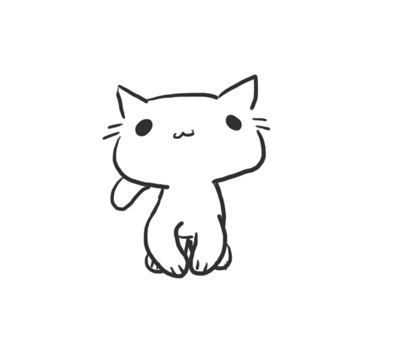
#> input picture cat.gif, 400 x 364 px, found by its file name
$ python crop_gif.py
#> lines starting #> are read from the running program, lines starting #| are printed output that depends on the picture
#!/usr/bin/env python3
"""
裁剪GIF边缘空白区域
"""
from PIL import Image, ImageSequence

def crop_gif(input_path, output_path, left=0, top=0, right=0, bottom=0):
#> called with left = 40, top = 40, right = 40, bottom = 40
    img = Image.open(input_path)
#> img is the input picture: PIL image 400x364 P; min 35, max 255, mean 249.2
    orig_w, orig_h = img.size
#> orig_w = 400; orig_h = 364

    new_w = orig_w - left - right
#> new_w = 320
    new_h = orig_h - top - bottom
#> new_h = 284

    print(f"Original: {orig_w}x{orig_h}")
#| Original: 400x364
    print(f"Crop: left={left}, top={top}, right={right}, bottom={bottom}")
    print(f"New size: {new_w}x{new_h}")
#| New size: 320x284

    frames = []
    durations = []
    disposal = []

    for frame in ImageSequence.Iterator(img):
        frames.append(frame.copy())
        durations.append(frame.info.get('duration', 100))
        disposal.append(frame.disposal_method)
#> this loop made 58 passes
#> after the loop, disposal = 58 values from 1 to 1; durations = 58 values from 70 to 70; frames = 58 items

    cropped_frames = []
    for frame in frames:
        cropped = frame.crop((left, top, orig_w - right, orig_h - bottom))
        cropped_frames.append(cropped)
#> this loop made 58 passes
#> pass 1, in crop_gif, `cropped = frame.crop((left, top, orig_w - right, orig_h - bottom))`:
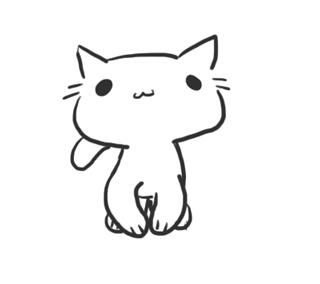
#> cropped: PIL image 320x284 P; min 35, max 255, mean 245.7
#> pass 2, in crop_gif, `cropped = frame.crop((left, top, orig_w - right, orig_h - bottom))`:
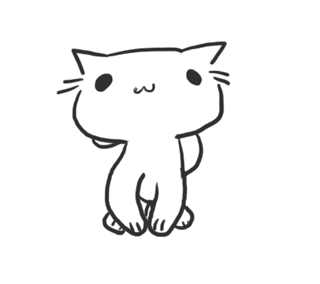
#> cropped: PIL image 320x284 RGB; min 33, max 255, mean 245.1
#> pass 3, in crop_gif, `cropped = frame.crop((left, top, orig_w - right, orig_h - bottom))`:
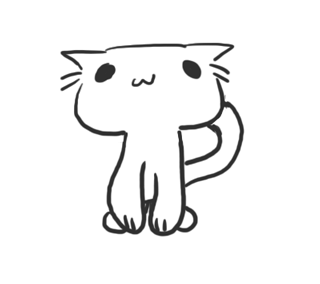
#> cropped: PIL image 320x284 RGB; min 35, max 255, mean 243.1
#> after the loop, cropped_frames = 58 items

    cropped_frames[0].save(
        output_path,
        save_all=True,
        append_images=cropped_frames[1:],
        duration=durations,
        loop=img.info.get('loop', 0),
        disposal=disposal,
        optimize=True
    )

    print(f"Saved to: {output_path}")

if __name__ == "__main__":
    input_file = "/home/tcvdog/桌面/esp32rlcd_vendor_base/cat.gif"
    output_file = "/home/tcvdog/桌面/esp32rlcd_vendor_base/cat_cropped.gif"

    crop_gif(input_file, output_file, left=40, top=40, right=40, bottom=40)
